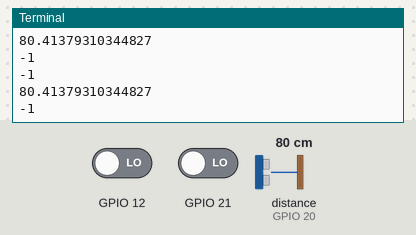
This program was run on a simulated Raspberry Pi (BCM pin numbers). Parts: the last lines printed to the terminal. The test bench sets the inputs (shaded band); at power-on: distance to the obstacle (sensor on GPIO 20) 80 cm, GPIO 12 LOW, GPIO 21 LOW. The echo pulse lasts 58.3 µs per cm.

Above: at 1.2 s.
1.3 s: distance to the obstacle (sensor on GPIO 20) set to 2 cm
At 1.48 s:
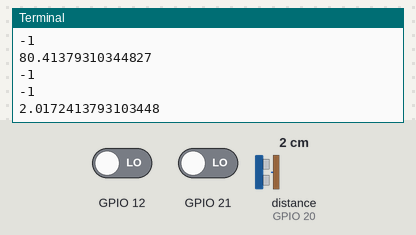
2.8 s: distance to the obstacle (sensor on GPIO 20) set to 4 cm
At 2.82 s:
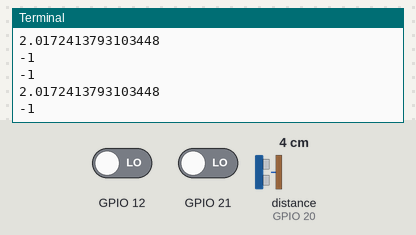
Timing chart, 0 to 5.8 s (numbered marks = the images above; inputs shaded):
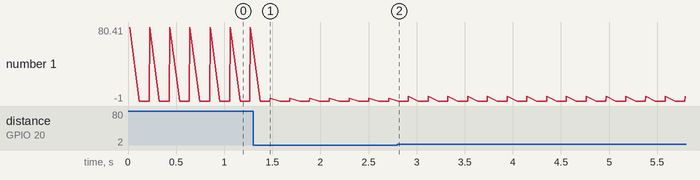

Measured:
- after the input at 1.3 s, the terminal: prints a new line after 0.18 s (image 1)
- plotted number 1: 80.41 → 2.02 after the input at 1.3 s

The program:

test.py
```python
import ultrasonic_pigpio_left as left
import ultrasonic_pigpio_right as right
import ultrasonic_pigpio_front as front
while 1:
 print(left.readDistance())
 print(right.readDistance())
 print(front.readDistance())
```

ultrasonic_pigpio_left.py
```python
import time
import pigpio

def _echo1(gpio, level, tick):
   global _high
   _high = tick

def _echo0(gpio, level, tick):
   global _done, _high, _time
   _time = tick - _high
   _done = True

def readDistance(_trig=25, _echo=20):
   global pi, _done, _time
   _done = False
   pi.set_mode(_trig, pigpio.OUTPUT)
   pi.gpio_trigger(_trig,50,1)
   pi.set_mode(_echo, pigpio.INPUT)
   time.sleep(0.0001)
   tim = 0
   while not _done:
      time.sleep(0.001)
      tim = tim+1
      if tim > 100:
         return -1
   return _time/58

pi = pigpio.pi()
my_echo1 = pi.callback(20, pigpio.RISING_EDGE,  _echo1)
my_echo0 = pi.callback(20, pigpio.FALLING_EDGE, _echo0)
```

ultrasonic_pigpio_right.py
```python
import time
import pigpio

def _echo1(gpio, level, tick):
   global _high
   _high = tick

def _echo0(gpio, level, tick):
   global _done, _high, _time
   _time = tick - _high
   _done = True

def readDistance(_trig=5, _echo=21):
   global pi, _done, _time
   _done = False
   pi.set_mode(_trig, pigpio.OUTPUT)
   pi.gpio_trigger(_trig,50,1)
   pi.set_mode(_echo, pigpio.INPUT)
   time.sleep(0.0001)
   tim = 0
   while not _done:
      time.sleep(0.001)
      tim = tim+1
      if tim > 100:
         return -1
   return _time/58

pi = pigpio.pi()
my_echo1 = pi.callback(21, pigpio.RISING_EDGE,  _echo1)
my_echo0 = pi.callback(21, pigpio.FALLING_EDGE, _echo0)
```

ultrasonic_pigpio_front.py
```python
import time
import pigpio

def _echo1(gpio, level, tick):
   global _high
   _high = tick

def _echo0(gpio, level, tick):
   global _done, _high, _time
   _time = tick - _high
   _done = True

def readDistance(_trig=16, _echo=12):
   global pi, _done, _time
   _done = False
   pi.set_mode(_trig, pigpio.OUTPUT)
   pi.gpio_trigger(_trig,50,1)
   pi.set_mode(_echo, pigpio.INPUT)
   time.sleep(0.0001)
   tim = 0
   while not _done:
      time.sleep(0.001)
      tim = tim+1
      if tim > 100:
         return -1
   return _time/58

pi = pigpio.pi()
my_echo1 = pi.callback(12, pigpio.RISING_EDGE,  _echo1)
my_echo0 = pi.callback(12, pigpio.FALLING_EDGE, _echo0)
```
